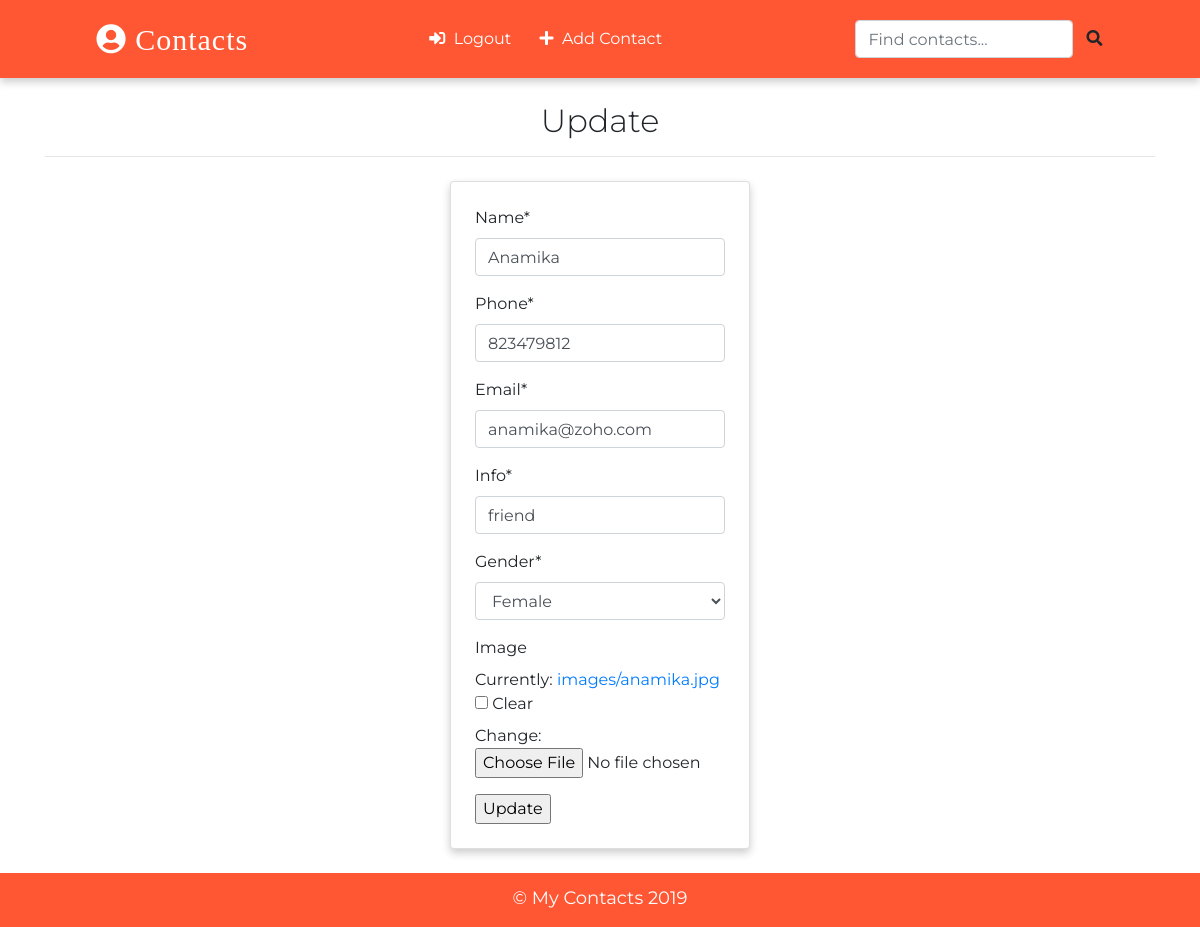
The app's page /contact/update/2 (signed in) with its own data.
### app/models.py (models this page shows, shortened)
class Contact(models.Model):
    name = models.CharField(max_length=30)
    phone = models.IntegerField()
    email = models.EmailField(max_length=30)
    gender = models.CharField(max_length=10, choices=(
        ('male', 'Male'),
        ('female', 'Female')
    ))
    image = models.ImageField(upload_to='images/', blank=True)
    info = models.CharField(max_length=30)
    date_added = models.DateField(auto_now_add=True)
    class Meta:
        ordering = ['-id']

### app/views.py (the view, shortened to what this page needs)
class UpdateContactView(LoginRequiredMixin, UpdateView):
    model = Contact
    template_name = 'update.html'
    fields = ['name', 'phone', 'email', 'info', 'gender', 'image']
    success_url = '/'

### templates/update.html (shortened to what this page needs)
{% extends "base.html" %}
{% load crispy_forms_tags %}
{% block content %}
<div class="container">
    <h2 class="heading font-weight-light text-center">Update</h2>
    <hr>
</div>
<div class="container w-25 card p-4 mt-4">
    <form action="" method="POST" enctype="multipart/form-data">
        {{form|crispy}}
        <input type="submit" value="Update">
    </form>
</div>
{% endblock content %}

### static/css/main.css (style rules this page uses)
:root { --back: #FF5733; --girl: #D01A55; --boy: #91E213; }
body { font-family: 'Montserrat', sans-serif; }
.card { box-shadow: 0 4px 8px 0 rgba(0, 0, 0, 0.2); transition: 0.3s; min-width: 250px; box-sizing: border-box; }

### records on screen
Contact: name "Anamika", phone "823479812", email "anamika@zoho.com", info "friend", gender "Female"
